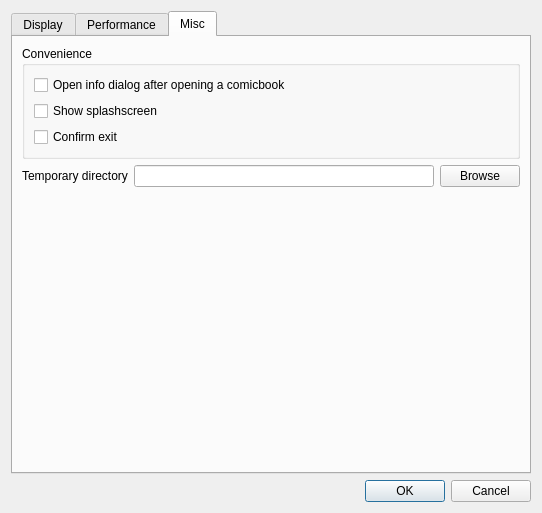
<?xml version="1.0" encoding="UTF-8"?>
<ui version="4.0">
 <class>ConfigDialog</class>
 <widget class="QDialog" name="ConfigDialog">
  <property name="geometry">
   <rect>
    <x>0</x>
    <y>0</y>
    <width>542</width>
    <height>513</height>
   </rect>
  </property>
  <property name="windowTitle">
   <string>QComicBook Settings</string>
  </property>
  <property name="accessibleName">
   <string/>
  </property>
  <property name="modal">
   <bool>true</bool>
  </property>
  <layout class="QVBoxLayout" name="verticalLayout">
   <item>
    <widget class="QTabWidget" name="tabWidget">
     <property name="currentIndex">
      <number>2</number>
     </property>
     <widget class="QWidget" name="tab">
      <attribute name="title">
       <string>Display</string>
      </attribute>
      <layout class="QVBoxLayout" name="verticalLayout_4">
       <item>
        <widget class="QGroupBox" name="groupBox_2">
         <property name="title">
          <string>General</string>
         </property>
         <layout class="QVBoxLayout" name="verticalLayout_3">
          <item>
           <widget class="QCheckBox" name="cb_smallcursor">
            <property name="text">
             <string>Small mouse cursor</string>
            </property>
           </widget>
          </item>
          <item>
           <widget class="QCheckBox" name="cb_embedpagenumbers">
            <property name="text">
             <string>Embed page numbers</string>
            </property>
           </widget>
          </item>
          <item>
           <widget class="QCheckBox" name="cb_smoothscaling">
            <property name="text">
             <string>Smooth scaling</string>
            </property>
           </widget>
          </item>
          <item>
           <layout class="QHBoxLayout" name="horizontalLayout">
            <item>
             <widget class="QLabel" name="label">
              <property name="text">
               <string>Background color</string>
              </property>
             </widget>
            </item>
            <item>
             <spacer name="horizontalSpacer">
              <property name="orientation">
               <enum>Qt::Horizontal</enum>
              </property>
              <property name="sizeHint" stdset="0">
               <size>
                <width>40</width>
                <height>20</height>
               </size>
              </property>
             </spacer>
            </item>
            <item>
             <widget class="QPushButton" name="pb_color">
              <property name="text">
               <string/>
              </property>
             </widget>
            </item>
           </layout>
          </item>
          <item>
           <layout class="QHBoxLayout" name="horizontalLayout_2">
            <item>
             <widget class="QLabel" name="label_2">
              <property name="text">
               <string>Info text font</string>
              </property>
             </widget>
            </item>
            <item>
             <widget class="QLabel" name="fontname">
              <property name="sizePolicy">
               <sizepolicy hsizetype="MinimumExpanding" vsizetype="Preferred">
                <horstretch>0</horstretch>
                <verstretch>0</verstretch>
               </sizepolicy>
              </property>
              <property name="frameShape">
               <enum>QFrame::Panel</enum>
              </property>
              <property name="frameShadow">
               <enum>QFrame::Sunken</enum>
              </property>
              <property name="text">
               <string/>
              </property>
             </widget>
            </item>
            <item>
             <widget class="QPushButton" name="pb_font">
              <property name="text">
               <string>Choose</string>
              </property>
             </widget>
            </item>
           </layout>
          </item>
         </layout>
        </widget>
       </item>
       <item>
        <widget class="QGroupBox" name="groupBox">
         <property name="title">
          <string>Fullscreen mode</string>
         </property>
         <layout class="QVBoxLayout" name="verticalLayout_2">
          <item>
           <widget class="QCheckBox" name="cb_startfullscreen">
            <property name="text">
             <string>Start application on Fullscreen mode</string>
            </property>
           </widget>
          </item>
          <item>
           <widget class="QCheckBox" name="cb_hidemenu">
            <property name="text">
             <string>Hide menubar</string>
            </property>
           </widget>
          </item>
          <item>
           <widget class="QCheckBox" name="cb_hidetoolbar">
            <property name="text">
             <string>Hide toolbar</string>
            </property>
           </widget>
          </item>
          <item>
           <widget class="QCheckBox" name="cb_hidestatus">
            <property name="text">
             <string>Hide statusbar</string>
            </property>
           </widget>
          </item>
         </layout>
        </widget>
       </item>
       <item>
        <spacer name="verticalSpacer">
         <property name="orientation">
          <enum>Qt::Vertical</enum>
         </property>
         <property name="sizeHint" stdset="0">
          <size>
           <width>20</width>
           <height>37</height>
          </size>
         </property>
        </spacer>
       </item>
      </layout>
     </widget>
     <widget class="QWidget" name="tab_2">
      <attribute name="title">
       <string>Performance</string>
      </attribute>
      <layout class="QVBoxLayout" name="verticalLayout_8">
       <item>
        <widget class="QGroupBox" name="groupBox_3">
         <property name="title">
          <string>Cache</string>
         </property>
         <layout class="QVBoxLayout" name="verticalLayout_5">
          <item>
           <layout class="QHBoxLayout" name="horizontalLayout_3">
            <item>
             <widget class="QLabel" name="label_4">
              <property name="text">
               <string>Cache Size</string>
              </property>
             </widget>
            </item>
            <item>
             <spacer name="horizontalSpacer_2">
              <property name="orientation">
               <enum>Qt::Horizontal</enum>
              </property>
              <property name="sizeHint" stdset="0">
               <size>
                <width>40</width>
                <height>20</height>
               </size>
              </property>
             </spacer>
            </item>
            <item>
             <widget class="QSpinBox" name="sb_cachesize">
              <property name="suffix">
               <string>Mb</string>
              </property>
              <property name="prefix">
               <string/>
              </property>
              <property name="minimum">
               <number>1</number>
              </property>
              <property name="maximum">
               <number>128</number>
              </property>
             </widget>
            </item>
           </layout>
          </item>
          <item>
           <widget class="QCheckBox" name="cb_cacheadjust">
            <property name="text">
             <string>Auto adjust cache size</string>
            </property>
           </widget>
          </item>
          <item>
           <widget class="QCheckBox" name="cb_preload">
            <property name="text">
             <string>Preload next page</string>
            </property>
           </widget>
          </item>
         </layout>
        </widget>
       </item>
       <item>
        <widget class="QGroupBox" name="groupBox_4">
         <property name="title">
          <string>Thumbnails</string>
         </property>
         <layout class="QVBoxLayout" name="verticalLayout_6">
          <item>
           <widget class="QCheckBox" name="cb_thumbs">
            <property name="text">
             <string>Use disk cache for thumbnails</string>
            </property>
           </widget>
          </item>
          <item>
           <layout class="QHBoxLayout" name="horizontalLayout_4">
            <item>
             <widget class="QLabel" name="label_5">
              <property name="text">
               <string>Thumbnails aging</string>
              </property>
             </widget>
            </item>
            <item>
             <spacer name="horizontalSpacer_3">
              <property name="orientation">
               <enum>Qt::Horizontal</enum>
              </property>
              <property name="sizeHint" stdset="0">
               <size>
                <width>40</width>
                <height>20</height>
               </size>
              </property>
             </spacer>
            </item>
            <item>
             <widget class="QSpinBox" name="sb_thumbsage">
              <property name="maximum">
               <number>365</number>
              </property>
             </widget>
            </item>
           </layout>
          </item>
         </layout>
        </widget>
       </item>
       <item>
        <spacer name="verticalSpacer_2">
         <property name="orientation">
          <enum>Qt::Vertical</enum>
         </property>
         <property name="sizeHint" stdset="0">
          <size>
           <width>398</width>
           <height>149</height>
          </size>
         </property>
        </spacer>
       </item>
      </layout>
     </widget>
     <widget class="QWidget" name="tab_3">
      <attribute name="title">
       <string>Misc</string>
      </attribute>
      <layout class="QVBoxLayout" name="verticalLayout_9">
       <item>
        <widget class="QGroupBox" name="groupBox_5">
         <property name="title">
          <string>Convenience</string>
         </property>
         <layout class="QVBoxLayout" name="verticalLayout_7">
          <item>
           <widget class="QCheckBox" name="cb_autoinfo">
            <property name="text">
             <string>Open info dialog after opening a comicbook</string>
            </property>
           </widget>
          </item>
          <item>
           <widget class="QCheckBox" name="cb_splash">
            <property name="text">
             <string>Show splashscreen</string>
            </property>
           </widget>
          </item>
          <item>
           <widget class="QCheckBox" name="cb_confirmexit">
            <property name="text">
             <string>Confirm exit</string>
            </property>
           </widget>
          </item>
         </layout>
        </widget>
       </item>
       <item>
        <layout class="QHBoxLayout" name="horizontalLayout_5">
         <item>
          <widget class="QLabel" name="label_3">
           <property name="text">
            <string>Temporary directory</string>
           </property>
          </widget>
         </item>
         <item>
          <widget class="QLineEdit" name="le_tempdir"/>
         </item>
         <item>
          <widget class="QPushButton" name="b_browsetemp">
           <property name="text">
            <string>Browse</string>
           </property>
          </widget>
         </item>
        </layout>
       </item>
       <item>
        <spacer name="verticalSpacer_3">
         <property name="orientation">
          <enum>Qt::Vertical</enum>
         </property>
         <property name="sizeHint" stdset="0">
          <size>
           <width>20</width>
           <height>255</height>
          </size>
         </property>
        </spacer>
       </item>
      </layout>
     </widget>
    </widget>
   </item>
   <item>
    <widget class="QDialogButtonBox" name="buttons">
     <property name="orientation">
      <enum>Qt::Horizontal</enum>
     </property>
     <property name="standardButtons">
      <set>QDialogButtonBox::Cancel|QDialogButtonBox::Ok</set>
     </property>
    </widget>
   </item>
  </layout>
 </widget>
 <resources/>
 <connections>
  <connection>
   <sender>buttons</sender>
   <signal>accepted()</signal>
   <receiver>ConfigDialog</receiver>
   <slot>accept()</slot>
   <hints>
    <hint type="sourcelabel">
     <x>248</x>
     <y>254</y>
    </hint>
    <hint type="destinationlabel">
     <x>157</x>
     <y>274</y>
    </hint>
   </hints>
  </connection>
  <connection>
   <sender>buttons</sender>
   <signal>rejected()</signal>
   <receiver>ConfigDialog</receiver>
   <slot>reject()</slot>
   <hints>
    <hint type="sourcelabel">
     <x>316</x>
     <y>260</y>
    </hint>
    <hint type="destinationlabel">
     <x>286</x>
     <y>274</y>
    </hint>
   </hints>
  </connection>
 </connections>
</ui>
